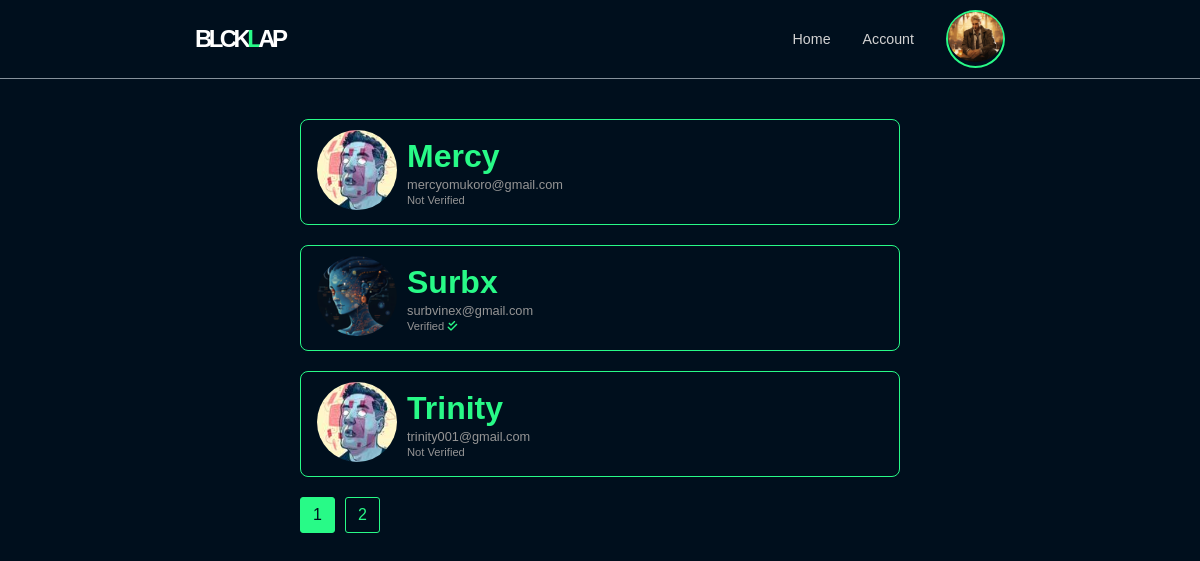
Screenshot of /home (signed in) with the database file from the repository.
### flaskapp/models.py (models this page shows, shortened)
class User(db.Model, UserMixin):
    id = db.Column(db.Integer, primary_key=True)
    username = db.Column(db.String(20), unique=True, nullable=False)
    email = db.Column(db.String(120), unique=True, nullable=False)
    image_file = db.Column(db.String(20), nullable=False, default='default.jpg')
    password = db.Column(db.String(60), nullable=False)
    confirmed = db.Column(db.Boolean, default=False)

### flaskapp/main/routes.py (the view)
@main.route('/')
@main.route('/home')
def home():
    if current_user.is_authenticated:
        page = request.args.get('page', 1, type=int)
        users = User.query.order_by(User.id.desc()).paginate(page=page, per_page=3)
        return render_template('home.html', users=users)
    else:
        return render_template('index.html')

### flaskapp/auth/routes.py (called while the page is built)
@auth.before_app_request
def before_request():
    if current_user.is_authenticated \
        and not current_user.confirmed \
        and request.blueprint != 'auth' \
        and request.endpoint != 'static':
        return redirect(url_for('auth.unconfirmed'))

### flaskapp/models.py (called while the page is built)
@login_manager.user_loader
def load_user(user_id):
    return User.query.get(int(user_id))

### flaskapp/templates/home.html
{% extends 'base.html' %}
{% block content %}
    {% for user  in users.items %}
        <div class="content-section">
            <div class="user-content">
                <div class="user-profile">
                    <img class="user-image" src="{{ url_for('static', filename='profile_pics/'+ user.image_file)}}">
                </div>
                <div class="user-info">
                    <h2 class="user-username"><a href="{{ url_for('users.user', user_id=user.id) }}" class="link">{{ user.username|title }}</a></h2>
                    <p class="user-email">{{ user.email|lower }}</p>
                    {% if user.confirmed %}
                    <small class="is-verified">Verified <i class="fa-solid fa-check-double green-it"></i></small>
                    {% else %}
                    <small class="is-verified">Not Verified</small>
                    {% endif %}
                </div>
            </div>
        </div>
    {% endfor %}
    <div class="user-pages">
        {% for page_num  in users.iter_pages(left_edge=1, right_edge=1, left_current=1, right_current=2) %}
            {% if page_num %}
                {% if users.page == page_num %}
                    <a class="page-btn page-btn-active" href="{{ url_for('main.home', page=page_num) }}">{{ page_num }}</a>
                {% else %}
                    <a class="page-btn" href="{{ url_for('main.home', page=page_num) }}">{{ page_num }}</a>
                {% endif %}
            {% else %}
                ...
            {% endif %}
        {% endfor %}
    </div>
{% endblock %}

### flaskapp/templates/base.html (shortened to what this page needs)
<!DOCTYPE html>
<html lang="en">
<head>
    <link rel="stylesheet" href="{{ url_for('static', filename='styles.css') }}">
</head>
<body>
    <header>
        <div class="container">
            <div class="nav-bar">
                <span class="Logo"><a href="{{ url_for('main.home') }}">BLCK<span class="green-it">L</span>AP</a></span>
                <div class="nav-links">
                    <ul>
                        {% if current_user.is_authenticated %}
                        <li class="nav-link"><a href="{{ url_for('main.home') }}">Home</a></li>
                        <li class="nav-link"><a href="{{ url_for('users.account') }}">Account</a></li>
                        {% endif %}
                    </ul>
                    <div class="nav-btnx">
                        {% if current_user.is_authenticated %}
                            <div class="dropdown">
                                <div class="dropbtn"><a href="{{ url_for('users.account') }}"><img class="dropbtn-icon" src="{{ url_for('static', filename='profile_pics/'+ current_user.image_file)}}"></a></div>
                            </div>
                        {% else %}
                            <button class="btn cta"><a class="text-black" href="{{ url_for('auth.register') }}">Join today</a></button>
                        {% endif %}
                    </div>
                </div>
            </div>
        </div>
    </header>
    <main>
        <div class="container">
            {% block content %} {% endblock %}
        </div>
    </main>
</body>
</html>

### flaskapp/static/styles.css (style rules this page uses)
* { margin: 0; box-sizing: border-box; }
body { margin: 0; font-family: Arial, Helvetica, sans-serif; font-size: 16px; background-color: rgb(0, 15, 29); color: aliceblue; }
a { text-decoration: none; color: #28fa87; transition: all 0.3s ease 0s; }
.link { transition: all 0.3s ease 0s; }
header { width: 100%; margin-bottom: 40px; border-bottom: 1px solid rgba(240, 248, 255, 0.557); }
main { margin-bottom: 40px; }
.dropbtn { border: 2px solid #28fa87; border-radius: 100%; cursor: default; }
.dropbtn-icon { cursor: default; width: 55px; height: 50px; object-fit: cover; border-radius: 100%; }
.dropdown { position: relative; display: inline-block; transition: all 0.3s ease 0s; }
.container { width: 70%; margin: 0 auto; }
.nav-bar { display: flex; justify-content: space-between; align-items: center; padding: 10px 15px; }
.Logo { cursor: pointer; font-family: 'Arial Narrow Bold', sans-serif; font-weight: 800; font-size: 1.5rem; color: #ffffff; text-transform: uppercase; letter-spacing: -0.15em; }
.Logo a { color: #ffffff; }
.nav-links { display: flex; gap: 2em; justify-content: center; align-items: center; }
.nav-links ul { list-style: none; display: flex; justify-content: center; align-items: center; justify-content: space-between; gap: 2em; }
.nav-btnx { margin-left: auto; }
.nav-link a { color: #d2d2d2; font-size: 0.89em; transition: all 0.3s ease 0s; }
.green-it { color: #28fa87; }
.content-section { margin: 0 auto; width: 600px; display: flex; flex-direction: column; justify-content: center; align-items: center; border: none; }
.user-content { display: flex; align-self: flex-start; gap: 10px; border: 1px solid #28fa87; border-radius: 8px; width: 100%; margin-bottom: 20px; padding: 10px 16px; align-items: center; }
.user-image { width: 80px; height: 80px; border-radius: 100%; object-fit: cover; }
.user-info { margin: 0; display: flex; flex-direction: column; gap: 2px; }
.user-username { font-size: 2em; font-weight: bold; color: #28fa87; }
.user-email { font-size: 0.8em; margin: 0; color: #959595; }
.is-verified { font-size: 0.7em; color: #959595; }
.user-pages { margin: 0 auto; width: 600px; display: flex; justify-content: start; align-items: center; border: none; gap: 10px; }
.user-pages .page-btn { border: 1px solid #28fa87; padding: 8px 12px; border-radius: 3px; transition: all 0.3s ease 0s; }
.page-btn-active { background-color: #28fa87; color: rgb(0, 15, 29); }

### rows the page displays
User: image_file (picture)
User: image_file (placeholder picture), username "Mercy", email "mercyomukoro@gmail.com", confirmed "Not Verified"
User: image_file (picture), username "Surbx", email "surbvinex@gmail.com", confirmed "Verified"
User: image_file (placeholder picture), username "Trinity", email "trinity001@gmail.com", shows "Not Verified"

### other values shown
{{ page_num }} "1"
{{ page_num }} "2"
